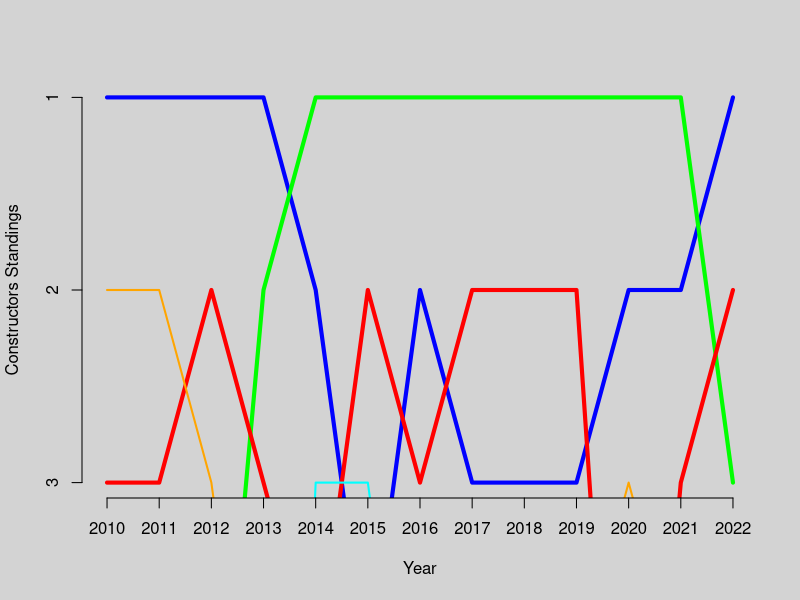

The R source for this figure:
#### Set up ####

setwd("C:/Taha/Uni/Economics/ECON321 - Sports Economics/Data & Working Directory/R Working Directory")
standings <- read.csv("team constructors variation.csv")
attach(standings)
redbull <- read.csv("team rb constructors variation.csv")
ferrari <- read.csv("team ferrari constructors variation.csv")
mercedes <- read.csv("team merc constructors variation.csv")
mclaren <- read.csv("team mclaren constructors variation.csv")
williams <- read.csv("team williams constructors variation.csv")


#### Visualisation ####
#Plot line graphs with no axis (as axis scale is not ideal)
par(bg = "light grey")
plot(redbull$year, redbull$position, ylim = rev(c(1,3)), type = "l", lwd = 4, col = "blue", axes = FALSE,
     ylab = "Constructors Standings", xlab = "Year")
par(new = TRUE)
plot(mercedes$year, mercedes$position, ylim = rev(c(1,3)), type = "l", lwd = 4, col = "green", axes = FALSE,
     ylab = "", xlab = "")
par(new = TRUE)
plot(ferrari$year, ferrari$position, ylim = rev(c(1,3)), type = "l", lwd = 4, col = "red", axes = FALSE,
     ylab = "", xlab = "")
par(new = TRUE)
plot(mclaren$year, mclaren$position, ylim = rev(c(1,3)), type = "l", lwd = 2, col = "orange", axes = FALSE,
     ylab = "", xlab = "")
par(new = TRUE)
plot(williams$year, williams$position, ylim = rev(c(1,3)), type = "l", lwd = 2, col = "cyan", axes = FALSE,
     ylab = "", xlab = "")
#Define axis step
xlabel <- seq(2010, 2022, by = 1)
ylabel <- seq(1,3, by = 1)
#Plot axis
axis(1, at = xlabel)
axis(2, at = ylabel)



#### Variance ####

rb.var <- var(redbull$position)
rb.var

merc.var <- var(mercedes$position)
merc.var
#2014 -> 2021
merc.varbetweenregs <- var(mercedes$position[2:9])
merc.varbetweenregs

ferrari.var <- var(ferrari$position)
ferrari.var

mclaren.var <- var (mclaren$position)
mclaren.var

williams.var <- var(williams$position)
williams.var
